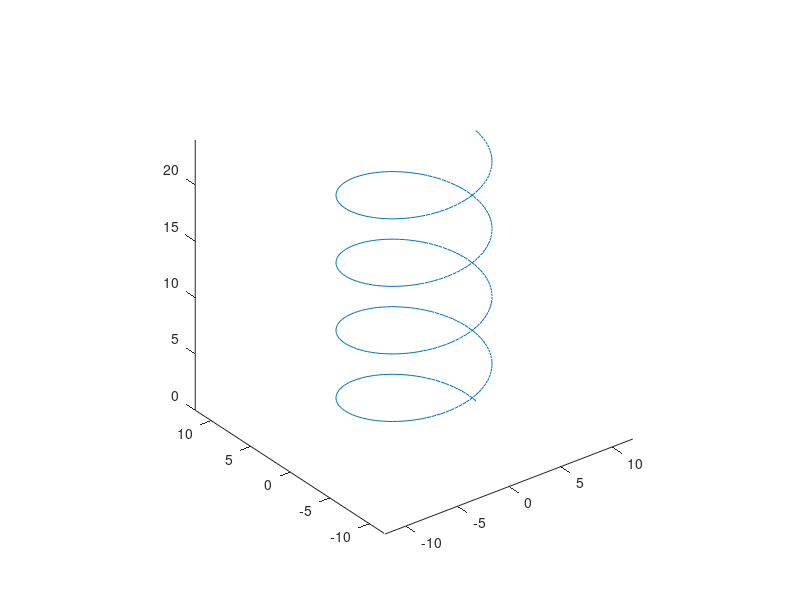

MATLAB code to generate this figure:
R = 6e-2;
z_sep = 6e-2;
c = z_sep / (2 * pi);


t = linspace(0,4*2*pi,4*100);

x = R * cos(t);
y = R * sin(t);
z = c * t; 


figure
plot3(x*100,y*100,z*100);
axis equal